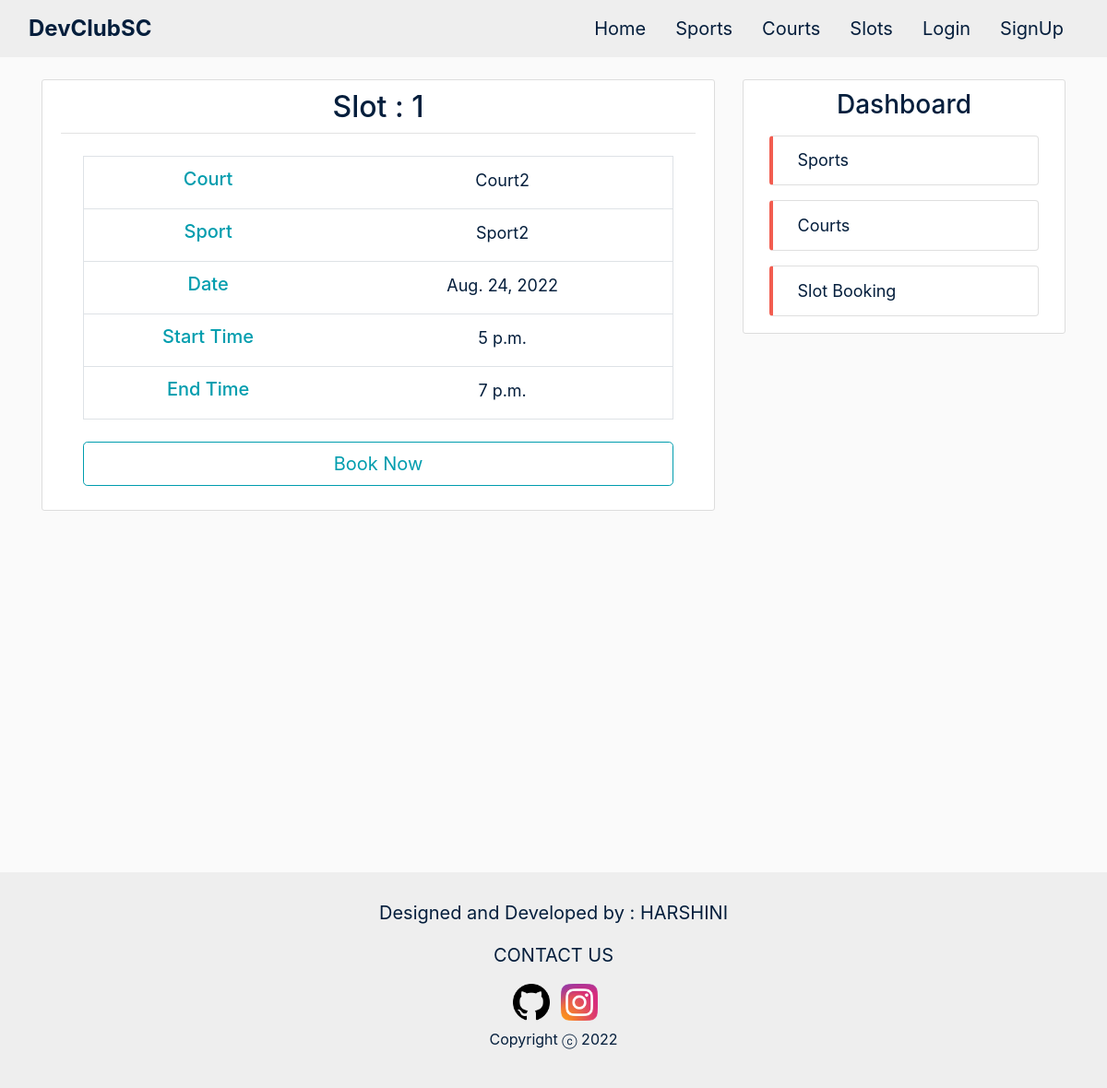
The page /slots/1/ on the database as committed earlier.
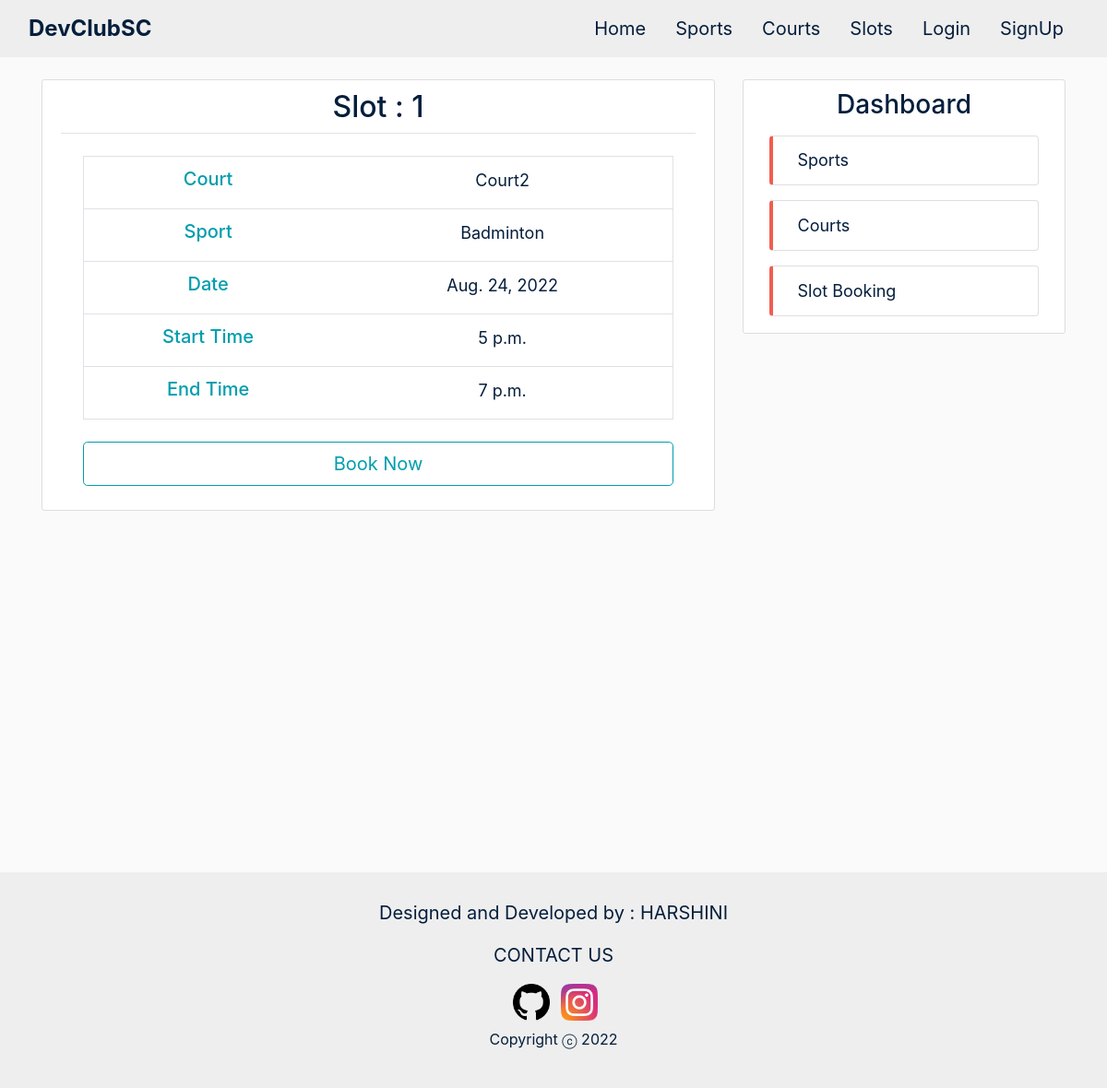
The same page on the database as committed later.
### sports/models.py (models this page shows, shortened)
class Slot(models.Model):
    sport = models.ForeignKey(Sport, on_delete=models.CASCADE, default='')
    court = models.ForeignKey(Court, on_delete=models.CASCADE, default='')
    date = models.DateField()
    start_time = models.TimeField()
    end_time = models.TimeField()

class Sport(models.Model):
    name = models.CharField(max_length=100)
    courts = models.ManyToManyField(Court, blank=True)

### courts/models.py (models this page shows, shortened)
class Court(models.Model):
    name = models.CharField(max_length=100)
    capacity = models.IntegerField()

### sports/views.py (the view)
# urls.py: path('slots/<int:pk>/', SlotDetailView.as_view(), name='slots-detail'),
class SlotDetailView(DetailView):
    model = Slot
    context_object_name = 'slot'
    extra_context = {'staffs': Staff.objects.all(), 'slots': Slot.objects.all()}

### sports/templates/sports/slot_detail.html (shortened to what this page needs)
{% extends 'sports/base.html' %}
{% block content %}
    <article class="media content-section">
        <div class="media-body">
        <div class="article-metadata">
            <h2 class="article-title sport-detail-title">Slot : {{slot.id}}</h2>
        </div>
        <div class=" mx-4 my-4">
          <table class="table table-hover border rounded">
              <tbody>
              <tr>
                  <th scope="row" class='centre-text'><h5 class="centre-text side-header mb-2">Court</h5></th>
                  <td class='centre-text px-4'>
                      <a class="small-text small-a" href="{% url 'courts-detail' slot.court.id %}">{{ slot.court.name }}</a>
                  </td>
              </tr>
              <tr>
                  <th scope="row" class='centre-text'><h5 class="centre-text side-header mb-2">Sport</h5></th>
                  <td class='centre-text px-4'>
                      <a class="small-text small-a" href="{% url 'sports-detail' slot.sport.id %}">{{ slot.sport.name }}</a>
                  </td>
              </tr>
              <tr>
                  <th scope="row" class='centre-text'><h5 class="centre-text side-header mb-2">Date</h5></th>
                  <td class='centre-text px-4'>
                      <a class="small-text small-a" href="#">{{ slot.date }}</a>
                  </td>
              </tr>
              <tr>
                  <th scope="row" class='centre-text'><h5 class="centre-text side-header mb-2">Start Time</h5></th>
                  <td class='centre-text px-4'>
                      <a class="small-text small-a" href="#">{{ slot.start_time }}</a>
                  </td>
              </tr>
              <tr>
                  <th scope="row" class='centre-text'><h5 class="centre-text side-header mb-2">End Time</h5></th>
                  <td class='centre-text px-4'>
                      <a class="small-text small-a" href="#">{{ slot.end_time }}</a>
                  </td>
              </tr>
              </tbody>
          </table>
      </div>
      <div class="px-4">
        <form action="{%url 'add_slot' slot.id %}" method="POST">
            <button type="submit" class="btn btn-outline btn-block btn-lg mt-1 mb-3 trending-btn">Book Now</button>
        </form>
    </div>
        </div>
    </article>
{% endblock content %}

Rows that differ between the two databases and show on the page:
changed through a linked row, Slot "Court2": sport.name "Sport2" → "Badminton"
